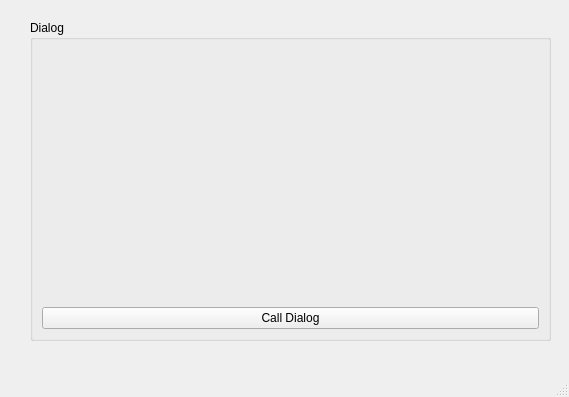
<?xml version="1.0" encoding="UTF-8"?>
<ui version="4.0">
 <class>MainWindow</class>
 <widget class="QMainWindow" name="MainWindow">
  <property name="geometry">
   <rect>
    <x>0</x>
    <y>0</y>
    <width>569</width>
    <height>397</height>
   </rect>
  </property>
  <property name="windowTitle">
   <string>MainWindow</string>
  </property>
  <widget class="QWidget" name="centralwidget">
   <widget class="QGroupBox" name="groupBox">
    <property name="geometry">
     <rect>
      <x>30</x>
      <y>20</y>
      <width>521</width>
      <height>321</height>
     </rect>
    </property>
    <property name="title">
     <string>Dialog</string>
    </property>
    <layout class="QVBoxLayout" name="verticalLayout">
     <item>
      <widget class="QLabel" name="label">
       <property name="font">
        <font>
         <family>Century Gothic</family>
         <pointsize>14</pointsize>
        </font>
       </property>
       <property name="text">
        <string/>
       </property>
       <property name="alignment">
        <set>Qt::AlignCenter</set>
       </property>
      </widget>
     </item>
     <item>
      <widget class="QPushButton" name="pushButton">
       <property name="text">
        <string>Call Dialog</string>
       </property>
      </widget>
     </item>
    </layout>
   </widget>
  </widget>
  <widget class="QMenuBar" name="menubar">
   <property name="geometry">
    <rect>
     <x>0</x>
     <y>0</y>
     <width>569</width>
     <height>21</height>
    </rect>
   </property>
  </widget>
  <widget class="QStatusBar" name="statusbar"/>
 </widget>
 <resources/>
 <connections/>
</ui>
